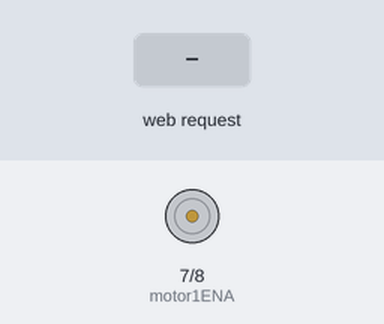
A sketch run on a simulated ESP32-S3. Shown: motor-driver pin pairs drawn as motors (green arrow = first pin HIGH = forward, orange = second pin HIGH = backward, longer = more drive, scaled by the enable pin). The inputs (shaded band) are chosen by the test bench. What the sketch prints to the serial monitor is not drawn.

Above: at 1.2 s.
1.3 s: HTTP request GET /update?speedValue=SPEED received
2.8 s: HTTP request GET /update?speedValue=1 received
At 3.4 s:
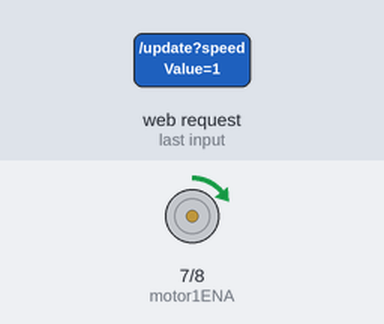
4.3 s: HTTP request GET /update?speedValue=120 received
At 5.7 s:
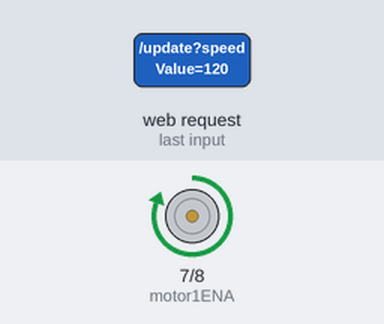
Timing chart, 0 to 7.3 s (numbered marks = the images above; inputs shaded):
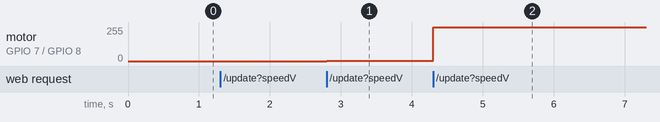

Measured:
- after the input at 2.8 s, motor on GPIO 7 (motor1ENA) / GPIO 8 (motor1ENB): stopped → forward 2/255 at once
- after the input at 4.3 s, motor on GPIO 7 (motor1ENA) / GPIO 8 (motor1ENB): forward 2/255 → forward 255/255 at once

The sketch:

4_1_4.ino
```cpp
/*
  Author: Shibo Wang
  Date: 1nd Nov 2023
*/

#include <WiFi.h>
#include <WebServer.h>
#include "webpage.h"
#define motor1ENA 7
#define motor1ENB 8
#define SPEED 5

// Set your desired network credentials for AP mode
const char* ssid = "ESP32-Access-Point";
const char* password = "12345678"; // Minimum 8 characters for AP password
int frequency=3000;
WebServer server(80);

// Variables to hold duty cycle values

int speed;
int duty;
const int LEDChannel0 = 0;
const int resolution = 12;


String processor(const String& var) {

  if (var == "SPEED") {
    return String(speed);
  }
  return String();
}

void handleRoot() {
  String s = html;

  s.replace("%SPEED%", String(speed));
  server.send(200, "text/html", s);
}

void handleUpdate() {
  if (server.hasArg("speedValue")) {

    speed = server.arg("speedValue").toInt();


    //setup the LED channel 0, with certain frequency and resolution.
    ledcSetup(LEDChannel0,frequency,resolution);
    //Attach LED port and PWM channel
    ledcAttachPin(SPEED, LEDChannel0);
    Serial.print(speed);
    if (speed>=0){
      digitalWrite(motor1ENA, HIGH);
      digitalWrite(motor1ENB, LOW);
      duty = map(speed,0,100,0,4096);
    }
    else{
      digitalWrite(motor1ENA, LOW);
      digitalWrite(motor1ENB, HIGH);
      duty = map(-speed,0,100,0,4096);
    }
    // calculate duty cycle

    //generate duty cycle
    ledcWrite(LEDChannel0,duty);

  }
  server.sendHeader("Location", "/");
  server.send(303);
}

void setup() {
  Serial.begin(115200);

  pinMode(motor1ENA, OUTPUT);
  pinMode(motor1ENB, OUTPUT);


  // Set up the ESP32 WiFi in AP mode
  WiFi.softAP(ssid, password);
  Serial.println("Access Point Started");
  Serial.print("IP Address: ");
  Serial.println(WiFi.softAPIP());
  server.begin();
  server.on("/", handleRoot);
  server.on("/update", handleUpdate);


}

void loop() {
  server.handleClient();
}
```

webpage.h
```cpp
/*
  Author: Shibo Wang
  Date: 1nd Nov 2023
*/

// HTML content with sliders
const char* html = R"rawliteral(
<!DOCTYPE HTML><html>
<head>
  <meta name="viewport" content="width=device-width, initial-scale=1">
  <script>
    function updateSpeedCycle(value) {
      document.getElementById('speedValue').innerText = value;
    }
    function submitForm() {
      var speed = document.getElementById('speedSlider').value;
      var xhr = new XMLHttpRequest();
      xhr.open("GET", "/update?speedValue=" + speed, true);
      xhr.send();
    }
  </script>
</head>
<body>
  <h2>Speed Control</h2>
  <p>
    <label for="speed">Speed (-100 - +100):</label>
    <input type="range" onchange="updateSpeedCycle(this.value); submitForm();" id="speedSlider" name="duty" min="-100" max="100" value="%SPEED%">
    <span id="speedValue">%SPEED%</span>
  </p>
</body>
</html>)rawliteral";
```
